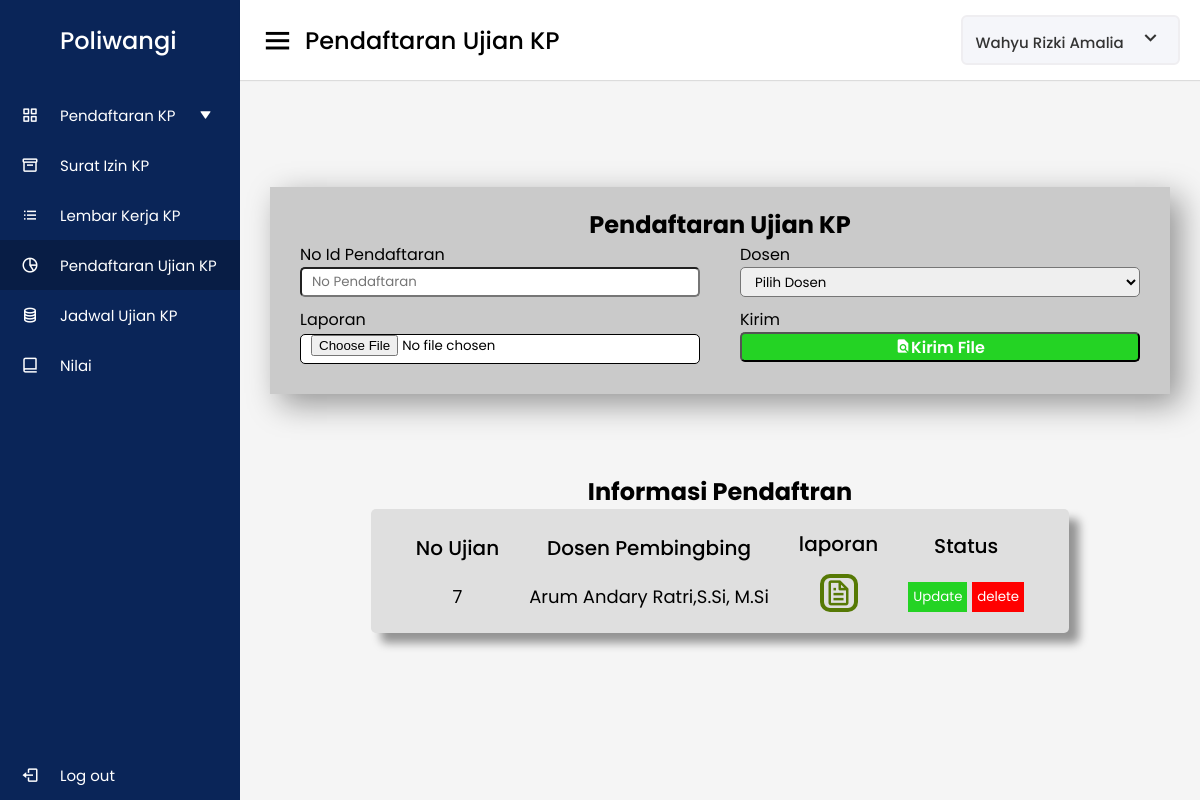
Screenshot of /php/pendaftran_ujian.php (signed in) with the database file from the repository.
### tables this page shows
CREATE TABLE `mahasiswa` (
  `id` int(50) NOT NULL,
  `nama_mahasiswa` varchar(45) DEFAULT NULL,
  `nim` varchar(45) DEFAULT NULL,
  `kelas` varchar(45) DEFAULT NULL,
  `email` varchar(45) DEFAULT NULL,
  `alamat` varchar(45) DEFAULT NULL,
  `id_user` int(50) DEFAULT NULL,
  `anggota_kelompok_id` int(11) DEFAULT NULL
);

CREATE TABLE `pendaftaran_ujian_kp` (
  `id` int(11) NOT NULL,
  `laporan_kp` varchar(45) DEFAULT NULL,
  `jadwal_ujian` datetime NOT NULL,
  `pendaftaran_kp_id` int(11) DEFAULT NULL,
  `acc_ujian_id` int(11) DEFAULT NULL
);

CREATE TABLE `acc_ujian` (
  `id` int(11) NOT NULL,
  `dosen_penguji` varchar(45) DEFAULT NULL,
  `jadwal_ujian` datetime NOT NULL,
  `acc_ujiancol` varchar(45) DEFAULT NULL
);

### php/function.php (called while the page is built, shortened)
<?php
$conn = mysqli_connect("localhost", "root", "", "db_tugas");
function query($query)
{
    global $conn;
    $result = mysqli_query($conn, $query);
    $row = [];
    while ($rows = mysqli_fetch_assoc($result)) {
        $row[] = $rows;
    }
    return $row;
}

### php/pendaftran_ujian.php (the view, shortened to what this page needs)
<?php
require "function.php";
$pendaft = query("SELECT pendaftaran_ujian_kp.id, acc_ujian_id, pendaftaran_ujian_kp.jadwal_ujian, laporan_kp, pendaftaran_kp_id, dosen_penguji FROM pendaftaran_ujian_kp INNER JOIN acc_ujian ON pendaftaran_ujian_kp.acc_ujian_id = acc_ujian.id");
$username = $_SESSION['username'];
$user = query("SELECT * FROM mahasiswa WHERE nim = $username");
?>
<!DOCTYPE html>
<html lang="en">
<head>
  <link rel="stylesheet" href="../css/daftar_ujian.css">
  <link href="https://unpkg.com/boxicons@2.0.7/css/boxicons.min.css" rel="stylesheet" />
</head>
<body>
  <div class="sidebar">
    <div class="logo-details">
      <span class="logo_name">Poliwangi</span>
    </div>
    <ul class="nav-links">
      <li class="pend_btn">
        <a href="#" class="pend_btn klik">
          <i class="bx bx-grid-alt"></i>
          <span class="links_name pend_btn">Pendaftaran KP</span>
          <i class="bx bxs-down-arrow pend_btn"></i>
        </a>
      </li>
      <li>
        <a href="surat_izin.php">
          <i class="bx bx-box"></i>
          <span class="links_name">Surat Izin KP</span>
        </a>
      </li>
      <li>
        <a href="lembar_kerja.php">
          <i class="bx bx-list-ul"></i>
          <span class="links_name">Lembar Kerja KP</span>
        </a>
      </li>
      <li>
        <a href="pendaftran_ujian.php" class="active">
          <i class="bx bx-pie-chart-alt-2"></i>
          <span class="links_name">Pendaftaran Ujian KP</span>
        </a>
      </li>
      <li>
        <a href="jadwal.php">
          <i class="bx bx-coin-stack"></i>
          <span class="links_name">Jadwal Ujian KP</span>
        </a>
      </li>
      <li>
        <a href="nilai.php">
          <i class="bx bx-book-alt"></i>
          <span class="links_name"> Nilai </span>
        </a>
      </li>
      <li class="log_out">
        <a href="logout.php">
          <i class="bx bx-log-out"></i>
          <span class="links_name">Log out</span>
        </a>
      </li>
    </ul>
  </div>
  <section class="home-section">
    <nav>
      <div class="sidebar-button">
        <i class="bx bx-menu sidebarBtn"></i>
        <span class="dashboard">Pendaftaran Ujian KP</span>
      </div>
      <div class="profile-details">
        <a href="profil.php ">
          <?php foreach ($user as $mhs) : ?>
            <span class="admin_name"><?= $mhs['nama_mahasiswa']; ?></span>
            <i class="bx bx-chevron-down"></i>
          <?php endforeach; ?>
        </a>
      </div>
    </nav>
    <div class="cont">
      <div class="box-form">
        <div class="title">
          <h1>Pendaftaran Ujian KP</h1>
        </div>
        <form action="" method="post" enctype="multipart/form-data">
          <div class="box1">
            <div class="input">
              <label for="Alamat_KP">No Id Pendaftaran</label>
              <input type="text" name="pendaftaran_kp_id" placeholder="No Pendaftaran" id="Alamat_KP" />
            </div>
            <div class="input">
              <label for="dosen">Dosen</label>
              <select id="dosen" name="acc_ujian_id">
                <option value="">Pilih Dosen</option>
              </select>
            </div>
            <div class="input">
              <label for="file">Laporan</label>
              <input class="file" type="file" name="laporan_kp" id="file" />
            </div>
            <div class="input">
              <label>Kirim</label>
              <button class="view" name="submit"><i class='bx bxs-file-find'></i>Kirim File</button>
            </div>
        </form>
      </div>
    </div>
    <div class="activity-data">
      <?php foreach ($pendaft as $pdu) : ?>
        <h2>Informasi Pendaftran</h2>
        <div class="box">
          <div class="data type">
            <span class="data-title">No Ujian</span>
            <span class="data-list"><?= $pdu["id"]; ?></span>
          </div>
          <div class="data type">
            <span class="data-title">Dosen Pembingbing</span>
            <span class="data-list"><?= $pdu["dosen_penguji"]; ?></span>
          </div>
          <div class="data proposal">
            <span class="data-title">laporan</span>
            <a href="preview_lap.php?id=<?= $pdu['id']; ?>"><span class="data-list"><i class='bx bx-file'></i></span></a>
          </div>
          <div class="data status">
            <span class="data-title">Status</span>
            <span class="data-list">
              <a href="update_pendaft_uji.php?id=<?= $pdu["id"]; ?>""><button class=" update">Update</button> </a>
              <a href="hapus_pendaftaran_ujian.php?id=<?= $pdu["id"]; ?>"><button class="delete" name="submit">delete</button></a>
            </span>
          </div>
        </div>
      <?php endforeach; ?>
    </div>
  </section>
</body>
</html>

### css/daftar_ujian.css (style rules this page uses)
* { margin: 0; padding: 0; box-sizing: border-box; font-family: "Poppins", sans-serif; }
.sidebar { position: fixed; height: 100%; width: 240px; background: #0a2558; transition: all 0.5s ease; }
.sidebar .logo-details { height: 80px; display: flex; align-items: center; }
.sidebar .logo-details .logo_name { color: #fff; font-size: 24px; font-weight: 500; padding-left: 60px; }
.sidebar .nav-links { margin-top: 10px; }
.sidebar .nav-links li { position: relative; list-style: none; height: 50px; }
.sidebar .nav-links li a { height: 100%; width: 100%; display: flex; align-items: center; text-decoration: none; transition: all 0.4s ease; }
.sidebar .nav-links li a.active { background: #081d45; }
.sidebar .nav-links li i { min-width: 60px; text-align: center; font-size: 18px; color: #fff; }
.sidebar .nav-links li a .links_name { color: #fff; font-size: 15px; font-weight: 400; white-space: nowrap; }
.sidebar .nav-links .log_out { position: absolute; bottom: 0; width: 100%; }
.home-section .cont { position: relative; background: #f5f5f5; min-height: 100vh; width: calc(100% - 240px); left: 240px; transition: all 0.5s ease; display: flex; justify-content: center; align-items: center; flex-direction: column; }
.home-section nav { display: flex; justify-content: space-between; height: 80px; background: #fff; display: flex; align-items: center; position: fixed; width: calc(100% - 240px); left: 240px; z-index: 100; padding: 0 20px; box-shadow: 0 1px 1px rgba(0, 0, 0, 0.1); transition: all 0.5s ease; }
.home-section nav .sidebar-button { display: flex; align-items: center; font-size: 24px; font-weight: 500; }
nav .sidebar-button i { font-size: 35px; margin-right: 10px; }
.home-section nav .profile-details { display: flex; align-items: center; background: #f5f6fa; border: 2px solid #efeef1; border-radius: 6px; height: 50px; min-width: 190px; padding: 0 15px 0 2px; }
nav .profile-details .admin_name { font-size: 15px; font-weight: 500; color: #333; margin: 0 10px; white-space: nowrap; }
nav .profile-details i { font-size: 25px; color: #333; }
.activity-data { text-align: center; margin-top: 10vh; }
.activity-data .data { display: flex; flex-direction: column; padding: 0 15px; justify-content: center; }
.activity-data .data-title { font-size: 20px; font-weight: 500; color: var(--text-color); text-align: center; width: 100%; }
.activity-data .data .data-list { font-size: 18px; font-weight: 400; margin-top: 20px; white-space: nowrap; color: var(--text-color); }
.box { background-color: rgb(223, 223, 223); padding: 20px 30px; display: flex; border-radius: 5px; box-shadow: 10px 10px 10px rgba(0, 0, 0, 0.4); margin-bottom: 30px; justify-content: center; align-items: center; }
.title h1 { text-align: center; }
.box-form { background-color: #cacaca; margin-top: 50px; max-width: 900px; width: 100%; box-shadow: 10px 10px 30px rgba(0, 0, 0, 0.4); padding: 20px 30px; }
.box1 { display: flex; flex-wrap: wrap; justify-content: space-between; }
.box-form .input { width: calc(100% / 2 - 20px); }
.box-form .input input { height: 30px; width: 100%; border-radius: 5px; padding-left: 10px; margin-bottom: 10px; }
.file { border: 1px solid black; background-color: #ffffff; }
.proposal .data-list i { font-size: 30px; border: 4px solid; border-radius: 10px; cursor: pointer; color: rgb(86, 121, 5); margin-top: 15px; }
.view { background-color:rgb(36, 211, 36); width: 100%; height: 30px; border-radius: 5px; cursor: pointer; font-size: 16px; font-weight: 600; color: white; }
a { text-decoration: none; width: 100%; text-align: center; }
.box-form .input select { height: 30px; width: 100%; border-radius: 5px; padding-left: 10px; margin-bottom: 10px; }
.data { max-width: 70%; }
.delete { background-color: red; color: white; border: none; padding: 5px; cursor: pointer; }
.update { background-color:rgb(36, 211, 36); color: white; border: none; padding: 5px; cursor: pointer; }
.sidebar .nav-links li .bxs-down-arrow { font-size: 12px; transition: 0.4s; }

### rows the page displays
mahasiswa: nama_mahasiswa "Wahyu Rizki Amalia"
pendaftaran_ujian_kp: id "7", acc_ujian.dosen_penguji "Arum Andary Ratri,S.Si, M.Si"
